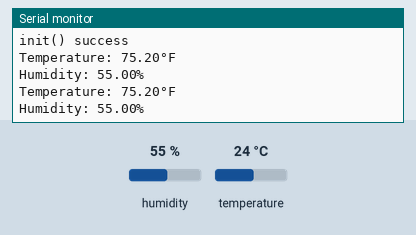
The sketch below on a simulated Arduino Uno, built with avr-gcc and run on an emulated ATmega328P. Shown: the last lines printed to the serial monitor. The inputs (shaded band) are chosen by the test bench; at power-on: humidity 55 %, temperature 24 °C.

Above: at 2.2 s.
2.3 s: humidity set to 22 %
At 3.6 s:
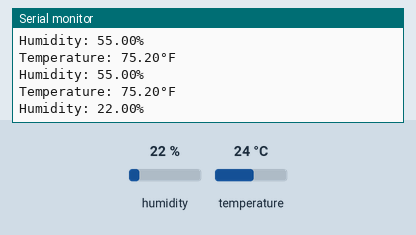
3.8 s: temperature set to 12 °C
At 4.9 s:
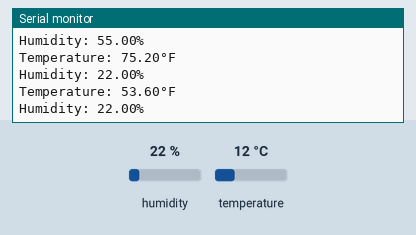
5.3 s: humidity set to 40 %
At 7.0 s:
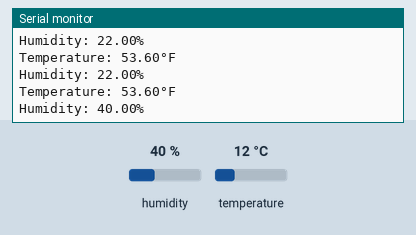
Timing chart, 0 to 8.5 s (numbered marks = the images above; inputs shaded):
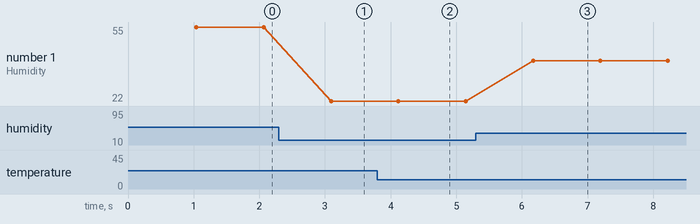

The sketch:

sht3x-dis-c.ino
```cpp
/*
 *
 * Project: Ghost
 * Experiment: 1
 * 1/28/2023
 * Air Density Calculator
 * Components: Arduino R3 (MCU), M5Stack ENV III (SENSOR)
 * Purpose: Calculate Air Density based on temperature, humidity, and air pressure measurements
 * Parameters:
 * Temperature [-40,120]˚C; Highest Accuracy [0,60] ±0.2˚C; working temp [0,40]˚C
 * Humidity 10-90%RH ±2%
 * Air Pressure [300,1100]hPa; 0.06Pa resolution; ±3.9Pa
 * Calculation Error: ±#%
 * SHT30:0x44 (temperature and humidity)
 * QMP6988:0x70 (air pressure)
 * Programming Goal:
 * 1. Initiate and run communication between MCU and SENSOR
 * 2. Measure temperautre, humidity. and air pressure
 * 3. Calculate Air density
 * 4. Communicate air density to monitor
 *
 */

#include <Wire.h> //load i2c protocol library
#include <SHTSensor.h> //load sht3x library
SHTSensor sht;
float temp;
float rh;
//int sht = 0x44;
#define QMP 0x70
#define PRESS_TXD0 0xf9
#define PRESS_TXD1 0xf8
#define PRESS_TXD2 0xf7
int kpa1, kpa2, kpa3;

void setup() {
  // put your setup code here, to run once:
Wire.begin(); //begin i2c protocol as a controller
Serial.begin(9600);
delay(1000);
if (sht.init()){
  Serial.print("init() success\n");
}
else{
  Serial.print("sht.init() failed\n");
  sht.setAccuracy(SHTSensor::SHT_ACCURACY_MEDIUM);
}


}

void loop() {
  if (sht.readSample()) {
  }
  else {
   Serial.print("Error in readSample()\n");
  }
temp = (sht.getTemperature()*9/5)+32;
Serial.print("Temperature: ");
Serial.print(temp);
Serial.println("°F");
float rh = sht.getHumidity();
Serial.print("Humidity: ");
Serial.print(rh);
Serial.println("%");
delay(1000);


}
```

Measured:
- after the input at 2.3 s, the serial monitor: prints a new line after 0.79 s (image 1)
- after the input at 3.8 s, the serial monitor: prints a new line after 0.30 s (image 2)
- after the input at 5.3 s, the serial monitor: prints a new line after 0.87 s (image 3)
- plotted number 1: 55 → 22 after the input at 2.3 s, 22 → 40 after the input at 5.3 s
